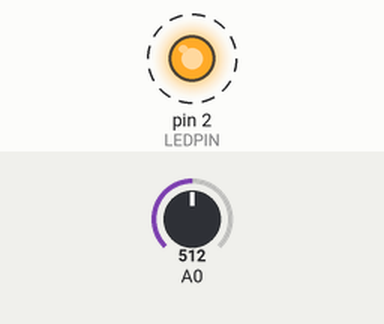
Simulated run of this sketch. Board: Arduino Uno, built with avr-gcc and run on an emulated ATmega328P. Shown: output pins drawn as LEDs (lit = HIGH). Dashed ring = blinking. Inputs (shaded band) come from the test bench; at power-on: A0 = 512. What the sketch prints to the serial monitor is not drawn.

Above: at 0.2 s.
Timing chart, 0 to 3.0 s (numbered marks = the images above):
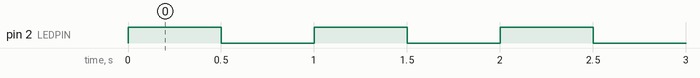

The sketch:

analog_sampling.ino
```cpp
#define LEDPIN 2

void setup() {
  Serial.begin(9600);
  pinMode(LEDPIN, OUTPUT);
}

void loop() {
  digitalWrite(LEDPIN, HIGH);
  int value = analogRead(A0);
  Serial.println(value);
  delay(500);
  digitalWrite(LEDPIN, LOW);
  value = analogRead(A0);
  Serial.println(value);
  delay(500);
}
```

Measured:
- by itself, pin 2 (LEDPIN): alternates HIGH for 0.50 s and LOW for 0.50 s
